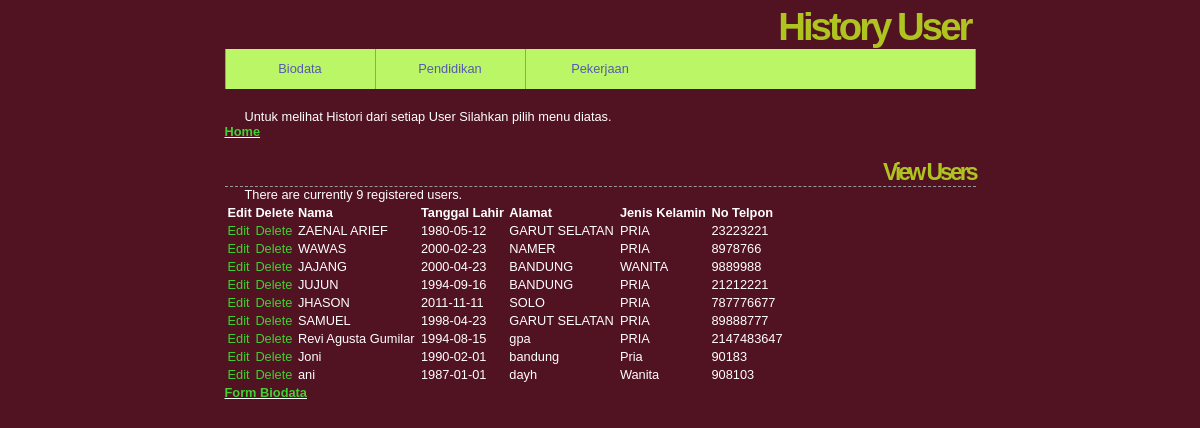
Page /viewbiodata.php on the committed database.
### tables this page shows
CREATE TABLE IF NOT EXISTS `biodata` (
  `user_id` mediumint(8) unsigned NOT NULL AUTO_INCREMENT,
  `nama` varchar(20) NOT NULL,
  `tanggal_lahir` date NOT NULL,
  `alamat` varchar(40) NOT NULL,
  `jenis_kelamin` varchar(6) NOT NULL,
  `no_telp` int(12) NOT NULL,
  PRIMARY KEY (`user_id`)
);

### viewbiodata.php (the view, shortened to what this page needs)
<?php
include ('history.php');
echo '<h1>View  Users</h1>';
require('mysqli_connect.php');
$q = "SELECT nama, tanggal_lahir, alamat,jenis_kelamin, no_telp AS dr, user_id FROM biodata ORDER BY user_id ASC";
$r = @mysqli_query ($dbc, $q);
$num = mysqli_num_rows($r);
if ($num > 0) {
echo "<p> There are currently $num registered users.</p>\n";
echo '<table align="center" cellspacing="3" cellpadding="3" width="75%">
<tr>
<td align ="left"><b>Edit</b></td>
<td align="left"><b>Delete</b></td>
<td align="left"><b>Nama</b></td>
<td align="left"><b>Tanggal Lahir</b></td>
<td align="left"><b>Alamat</b></td>
<td align="left"><b>Jenis Kelamin</b></td>
<td align="left"><b>No Telpon</b></td>
</tr>';
while ($row = mysqli_fetch_array($r, MYSQLI_ASSOC))	{
	echo'<tr>
		<td align="left"><a href="edit_user.php?id=' . $row['user_id'].
		' ">Edit</a></td>
		<td align="left"><a href="delete_user.php?id=' . $row['user_id'].
		'">Delete</a></td>
		<td align ="left">' . $row['nama'] . '</td>
		<td align="left">' . $row['tanggal_lahir'] . '</td>
		<td align="left">' . $row['alamat'] . '</td>
		<td align="left">' . $row['jenis_kelamin'] . '</td>
		<td align="left">' . $row['dr'] . '</td>
		</tr>
		';
	}
	echo '</table>';
	} else {
		echo '<p class="error">There are currently no registered users.</p>';
	}
?>
<b><u><a href="register.php">Form Biodata</a></u></b>

### history.php (shortened to what this page needs)
<!DOCTYPE html PUBLIC "-//W3C//DTD XHTML 1.0 Strict//EN" "http://www.w3.org/TR/xhtml1/DTD/xhtml1-strict.dtd">
<html xmlns="http://www.w3.org/1999/xhtml">
<head>
<link rel="stylesheet" href="includes/style.css" type="text/css" media="screen" />
</head>
<body>
<div id="header">
<h1>History User</h1>
</body>
<div id="navigation">
<ul>
<li><a href="viewbiodata.php">Biodata</a></li>
<li><a href="viewpendidikan.php">Pendidikan</a></li>
<li><a href="viewpekerjaan.php">Pekerjaan</a>
</ul>
</div>
<div id="content">
<p>Untuk melihat Histori dari setiap User Silahkan pilih menu diatas.</p>
<b><u><a href="index.php">Home</a></u></b>

### includes/style.css (style rules this page uses)
* { border:0; margin:0; padding:0; }
a { color:#40d233; text-decoration:none; }
body { background:#511222; color:#fff; font:0.8em Comicsan Ms, Helvetica, "bitstream vera sans", sans-serif; }
#header { border-bottom:1px solid #456; height:80px; margin:0 auto; width:751px; }
#header h1 { color:#afc321; font-size:300%; letter-spacing:-3px; text-align:right; padding:5px; margin-bottom:-20px; }
#navigation { background:#baf666; border-right:1px solid #999; margin:0 auto; width:750px; height:40px; list-style:none; }
#navigation li { border-left:1px solid #999; float:left; width:149px; list-style:none; }
#navigation a { color:#555baf; display:block; line-height:40px; text-align:center; }
#content { height:auto; margin:0 auto; padding:0 0 20px; width:751px; }
#content h1 { border-bottom:1px dashed #999; font-size:1.8em; padding:20px 0 0; }
#content p { padding:20px 20px 0; }

### rows in the picture
biodata: nama "ZAENAL ARIEF", tanggal_lahir "1980-05-12", alamat "GARUT SELATAN", jenis_kelamin "PRIA", no_telp "23223221"
biodata: nama "WAWAS", tanggal_lahir "2000-02-23", alamat "NAMER", jenis_kelamin "PRIA", no_telp "8978766"
biodata: nama "JAJANG", tanggal_lahir "2000-04-23", alamat "BANDUNG", jenis_kelamin "WANITA", no_telp "9889988"
biodata: nama "JUJUN", tanggal_lahir "1994-09-16", alamat "BANDUNG", jenis_kelamin "PRIA", no_telp "21212221"
biodata: nama "JHASON", tanggal_lahir "2011-11-11", alamat "SOLO", jenis_kelamin "PRIA", no_telp "787776677"
biodata: nama "SAMUEL", tanggal_lahir "1998-04-23", alamat "GARUT SELATAN", jenis_kelamin "PRIA", no_telp "89888777"
biodata: nama "Revi Agusta Gumilar", tanggal_lahir "1994-08-15", alamat "gpa", jenis_kelamin "PRIA", no_telp "2147483647"
biodata: nama "Joni", tanggal_lahir "1990-02-01", alamat "bandung", jenis_kelamin "Pria", no_telp "90183"
biodata: nama "ani", tanggal_lahir "1987-01-01", alamat "dayh", jenis_kelamin "Wanita", no_telp "908103"

### other values in the picture
$num "9"
